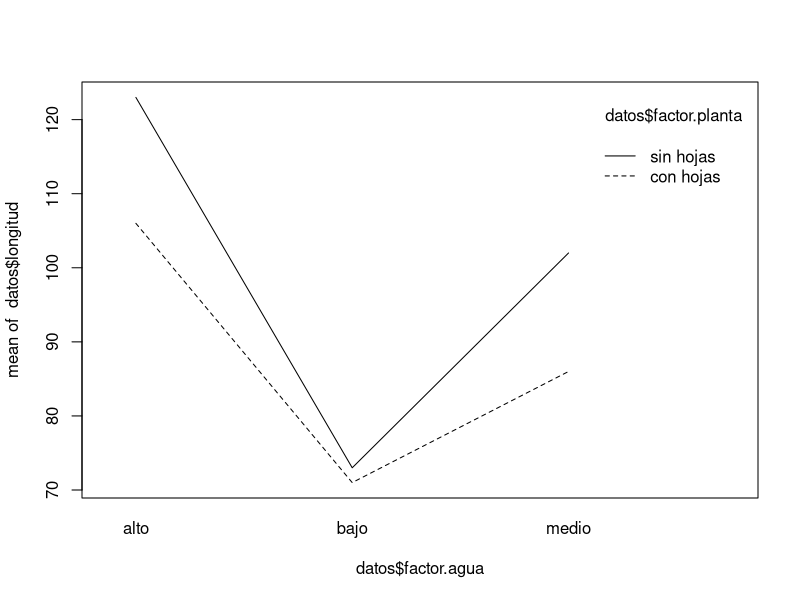

Write R code to recreate this figure.
## ---- chunk 1
tarea=c(1,3,5,4,6,2,3,5,7,8,10,6)
tiempo = as.factor(rep(c("0.5","1","1.5","2"),each=3))
(datos=data.frame(tarea,tiempo))
## ---- chunk 2
summary(aov(datos$tarea ~ datos$tiempo))
## ---- chunk 3
frecuencias = c(22,25,24,11,21,19,18,16,17,23,26,17,20,31,25,24,16,15,23,24,21,35,23,20)
horas = as.factor(rep(c("9","10","11","12","13","14"),each=4))
meses = as.factor(rep(c("enero","febrero","marzo","julio"),6))
(datos = data.frame(horas,meses,frecuencias))
## ---- chunk 4
summary(aov(datos$frecuencias ~ datos$horas + datos$meses))
## ---- chunk 5
longitud = c(69,96.1,121,71.3,102.3,122.9,73.2,107.5,123.1,75.1,103.6,125.7,74.4,100.7,125.2,
             75,101.8,120.1,71.1,81,101.1,69.2,85.8,103.2,70.4,86,106.1,73.2,87.5,109.7,
             71.2,88.1,109,70.9,87.6,106.9)
factor.agua = as.factor(rep(c("bajo","medio","alto"),12))
factor.planta = as.factor(rep(c("sin hojas","con hojas"),each=18))
(datos=data.frame(factor.agua,factor.planta,longitud))
## ---- chunk 6
summary(aov(datos$longitud ~ datos$factor.agua * datos$factor.planta))
## ---- chunk 7
interaction.plot(datos$factor.agua,datos$factor.planta,datos$longitud)
## ---- chunk 8
valores=c(20,26,26,24,23,26,21,24,22,20,21,21,22,20,16,18,20,21,
          24,15,17,19,15,13,16,12,11,14)
variable.aleatoria = as.factor(rep(c("X1","X2","X3","X4"),each=7))
(datos=data.frame(valores,variable.aleatoria))
## ---- chunk 9
bartlett.test(valores ~ variable.aleatoria)
## ---- chunk 10
summary(aov(valores ~ variable.aleatoria))
